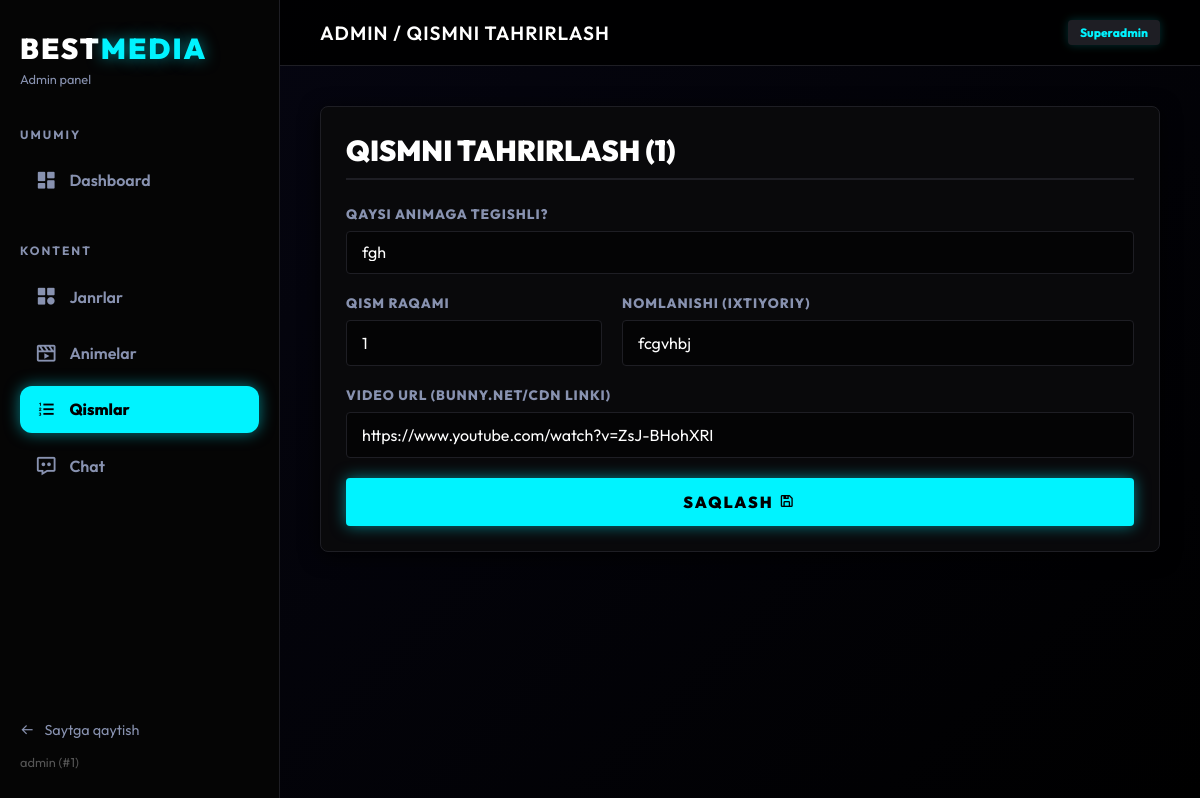
Page /control-panel/episodes/2/edit/ (signed in) on the committed database.
### my_app/models.py (models this page shows, shortened)
class CustomUser(AbstractUser):
    phone = models.CharField(max_length=15, blank=True, null=True)
    is_banned = models.BooleanField(default=False)
    is_admin_user = models.BooleanField(default=False)  # Admin panelga kirish

class MovieEpisode(models.Model):
    movie = models.ForeignKey(Movie, on_delete=models.CASCADE, related_name='episodes')
    episode_number = models.PositiveIntegerField(default=1)
    title = models.CharField(max_length=200)
    video_url = models.URLField(help_text="Bunny.net iframe yoki mp4 linkini yozing")
    description = models.TextField(blank=True, null=True)
    created_at = models.DateTimeField(auto_now_add=True)
    class Meta:
        ordering = ['episode_number']  # Episode raqam bo‘yicha tartiblanadi

class Movie(models.Model):
    title = models.CharField(max_length=200)
    image = models.ImageField(upload_to='movies/')
    description = models.TextField(blank=True, null=True)
    category = models.ForeignKey(
        Category,
        on_delete=models.SET_NULL,
        null=True,
        blank=True,
        related_name="movies"
    )
    video_url = models.URLField(
        blank=True,
        null=True,
        help_text="Asosiy video URL (mp4 yoki CDN linki)"
    )
    telegram_link = models.URLField(
        blank=True,
        null=True,
        help_text="Telegram post linki (ixtiyoriy, agar mavjud bo'lsa saytda ko'rinadi)"
    )
    created_at = models.DateTimeField(auto_now_add=True)

### my_app/admin_views.py (the view, shortened to what this page needs)
# urls.py: path('control-panel/episodes/<int:pk>/edit/', admin_episode_form, name='admin_episode_form'),
@user_passes_test(is_admin, login_url='/')
def admin_episode_form(request, pk=None):
    episode = get_object_or_404(MovieEpisode, pk=pk) if pk else None
    movies = Movie.objects.all().order_by('-created_at')
    return render(request, 'custom_admin/episode_form.html', {'episode': episode, 'movies': movies})

### my_app/admin_views.py (called while the page is built)
def is_admin(user):
    return user.is_authenticated and (user.is_staff or user.is_superuser or user.is_admin_user)

### my_app/templates/custom_admin/episode_form.html (shortened to what this page needs)
{% extends 'custom_admin/base.html' %}
{% block page_title %}{% if episode %}Qismni Tahrirlash{% else %}Yangi Qism Qo'shish{% endif %}{% endblock %}
{% block content %}
<div class="glass-panel form-container">
    <h2 style="margin-bottom: 25px; font-size: 1.8rem; font-weight: 900; text-transform: uppercase; border-bottom: 2px solid var(--border-line); padding-bottom: 10px;">
        {% if episode %}Qismni Tahrirlash ({{ episode.episode_number }}){% else %}Yangi Qism Qo'shish{% endif %}
    </h2>
    <form method="post">
        <div class="form-group">
            <label>Qaysi Animaga tegishli?</label>
            <select name="movie" class="form-control select-control" required>
                {% for m in movies %}
                <option value="{{ m.id }}" {% if episode and episode.movie_id == m.id %}selected{% endif %}>{{ m.title }}</option>
                {% endfor %}
            </select>
        </div>
        <div class="form-group" style="display:flex; gap: 20px;">
            <div style="flex:1;">
                <label>Qism raqami</label>
                <input type="number" name="episode_number" class="form-control" required value="{{ episode.episode_number|default:'1' }}" min="1">
            </div>
            <div style="flex:2;">
                <label>Nomlanishi (ixtiyoriy)</label>
                <input type="text" name="title" class="form-control" value="{{ episode.title|default:'' }}" placeholder="Masalan: Qahramonning uyg'onishi">
            </div>
        </div>
        <div class="form-group">
            <label>Video URL (Bunny.net/CDN linki)</label>
            <input type="url" name="video_url" class="form-control" required value="{{ episode.video_url|default:'' }}" placeholder="https://...">
        </div>
        <button type="submit" class="btn-submit">SAQLASH <i class='bx bx-save'></i></button>
    </form>
</div>
{% endblock %}

### my_app/templates/custom_admin/base.html (shortened to what this page needs)
{% load static %}
<!DOCTYPE html>
<html lang="uz">
<head>
    <link href='https://unpkg.com/boxicons@2.1.4/css/boxicons.min.css' rel='stylesheet'>
</head>
<body>
    <aside class="sidebar">
        <a href="{% url 'home' %}" class="brand">BEST<span>MEDIA</span></a>
        <span class="brand-sub">Admin panel</span>
        <h4 class="menu-title">UMUMIY</h4>
        <ul class="menu-list">
            <li><a href="{% url 'admin_dashboard' %}" class="{% if request.resolver_match.url_name == 'admin_dashboard' %}active{% endif %}"><i class='bx bxs-dashboard'></i> Dashboard</a></li>
        </ul>
        <h4 class="menu-title">KONTENT</h4>
        <ul class="menu-list">
            <li><a href="{% url 'admin_genres' %}" class="{% if request.resolver_match.url_name == 'admin_genres' %}active{% endif %}"><i class='bx bxs-category'></i> Janrlar</a></li>
            <li><a href="{% url 'admin_movies' %}" class=""><i class='bx bx-movie-play'></i> Animelar</a></li>
            <li><a href="{% url 'admin_episodes' %}" class="{% if request.resolver_match.url_name == 'admin_episodes' or request.resolver_match.url_name == 'admin_episode_form' %}active{% endif %}"><i class='bx bx-list-ol'></i> Qismlar</a></li>
            <li><a href="{% url 'admin_chat' %}" class="{% if request.resolver_match.url_name == 'admin_chat' %}active{% endif %}"><i class='bx bx-message-dots'></i> Chat</a></li>
        </ul>
        <div class="sidebar-bottom">
            <a href="{% url 'home' %}" class="logout-btn"><i class='bx bx-arrow-back'></i> Saytga qaytish</a>
            <div style="margin-top:15px; font-size:0.8rem; color: #555;">{{ request.user.username }} (#{{ request.user.id }})</div>
        </div>
    </aside>
    <main class="main-content">
        <header class="topbar">
            <div class="page-title">Admin / {% block page_title %}Dashboard{% endblock %}</div>
            <div class="user-info">
                <div class="user-role">{% if request.user.is_superuser %}Superadmin{% else %}Staff{% endif %}</div>
            </div>
        </header>
        <div class="content-area">
            {% block content %}{% endblock %}
        </div>
    </main>
</body>
</html>

### rows in the picture
CustomUser: user.username "admin", user.id "1"
MovieEpisode: episode_number "1", movie "fgh", title "fcgvhbj", video_url "https://www.youtube.com/watch?v=ZsJ-BHohXRI"
